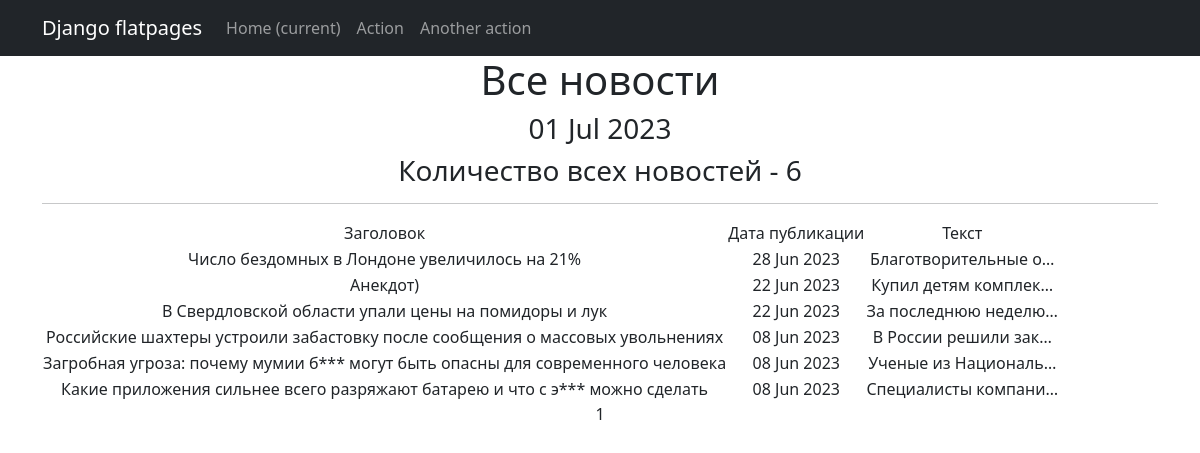
Page /news/ on the committed database.
### news/models.py (models this page shows, shortened)
class Post(models.Model):
    article = 'AR'
    news = 'NW'
    type_to_choice = [
        (article, 'Статья'),
        (news, 'Новости')
    ]
    author = models.ForeignKey(Author, on_delete=models.CASCADE)
    post_type = models.CharField(max_length=2, choices=type_to_choice, default='article')
    time_of_creation = models.DateTimeField(auto_now_add=True)
    categories = models.ManyToManyField(Category, through='PostCategory')
    title = models.CharField(max_length=255)
    text = models.TextField(default='none')
    post_rating = models.FloatField(default=0.0)
    def preview(self):
        return f'{self.text[:124]}...'
    def __str__(self):
        return str(self.title + ' | ' + self.preview())

### news/views.py (the view)
# urls.py: path('', PostList.as_view(), name='post_list'),
class PostList(ListView):
    model = Post
    ordering = '-time_of_creation'
    template_name = 'post_list.html'
    context_object_name = 'post_list'
    paginate_by = 10
    def get_queryset(self):
        queryset = super().get_queryset()
        self.filterset = PostFilter(self.request.GET, queryset)
        return self.filterset.qs
    def get_context_data(self, **kwargs):
        context = super().get_context_data(**kwargs)
        context['time_now'] = datetime.utcnow()
        context['filterset'] = self.filterset
        pprint(context)
        return context

### news/templatetags/custom_filters.py (called while the page is built)
@register.filter()
def censor(value):
    bad_words = ['грибок', 'бля', 'этим', 'блин']
    try:
        if not isinstance(value, str):
            raise CensorException('Цензурироваться может только строковой тип данных (str).')
        for word in bad_words:
            if word.lower() in bad_words:
                value = value.replace(word, f"{word[0]}{'*' * (len(word) - 1)}")
        return value
    except CensorException as e:
        print(e)

### templates/post_list.html (shortened to what this page needs)
{% extends 'flatpages/default.html' %}
{% load custom_filters %}
{% block content %}
    <h1>Все новости</h1>
    <h3>{{ time_now|date:'d M Y' }}</h3>
    <h3> Количество всех новостей - {{ post_list|length }}</h3>
    <hr>
    {% if post_list %}
        <table>
            <tr>
                <td>Заголовок</td>
                <td>Дата публикации</td>
                <td>Текст</td>
            </tr>
            {% for post_detail in post_list %}
            <tr>
                <td>{{ post_detail.title|censor }}</td>
                <td>{{ post_detail.time_of_creation|date:'d M Y' }}</td>
                <td>{{ post_detail.text|truncatechars:20|censor }}</td>
            </tr>
            {% endfor %}
        </table>
    {% else %}
        <h2>Новостей нет!</h2>
    {% endif %}
   {{ page_obj.number }}
{% endblock content %}

### templates/flatpages/default.html (shortened to what this page needs)
<!DOCTYPE html>
<html lang="en">
    <head>
        {% load static %}
        <link href="{% static 'css/styles.css'%}" rel="stylesheet" />
    </head>
    <body>
<nav class="navbar navbar-expand-lg navbar-dark bg-dark static-top">
   <div class="container">
       <a class="navbar-brand" href="#">Django flatpages</a>
       <div class="collapse navbar-collapse" id="navbarResponsive">
           <ul class="navbar-nav ml-auto">
               <li class="nav-item active">
                   <a class="nav-link" href="#">Home
                       <span class="sr-only">(current)</span>
                   </a>
               </li>
               <li class="nav-item">
                   <a class="nav-link" href="/about/">Action</a>
               </li>
               <li class="nav-item">
                   <a class="nav-link" href="/contacts/">Another action</a>
               </li>
           </ul>
       </div>
   </div>
</nav>
<div class="container">
   <div class="row">
       <div class="col-lg-12 text-center">
           {% block content %}
           {% endblock content %}
       </div>
   </div>
</div>
    </body>
</html>

### rows in the picture
Post: title|censor "Число бездомных в Лондоне увеличилось на 21%", time_of_creation "28 Jun 2023", text|censor "Благотворительные о…"
Post: title|censor "Анекдот)", time_of_creation "22 Jun 2023", text|censor "Купил детям комплек…"
Post: title|censor "В Свердловской области упали цены на помидоры и лук", time_of_creation "22 Jun 2023", text|censor "За последнюю неделю…"
Post: title|censor "Российские шахтеры устроили забастовку после сообщения о массовых увольнениях", time_of_creation "08 Jun 2023", text|censor "В России решили зак…"
Post: title|censor "Загробная угроза: почему мумии б*** могут быть опасны для современного человека", time_of_creation "08 Jun 2023", text|censor "Ученые из Националь…"
Post: title|censor "Какие приложения сильнее всего разряжают батарею и что с э*** можно сделать", time_of_creation "08 Jun 2023", text|censor "Специалисты компани…"

### other values in the picture
{{ time_now|date:'d M Y' }} "01 Jul 2023"
{{ post_list|length }} "6"
{{ page_obj.number }} "1"
